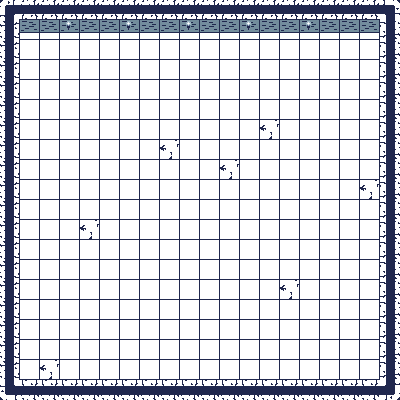

Tiled map render using the project's own tile images. Description and the whole map definition, tile-layer contents included, below:
An orthogonal 20x20 tile map with 20x20 px tiles, 1 tile layer (Tile Layer 1).

<map version="1.10" tiledversion="1.11.2" orientation="orthogonal" renderorder="right-down" width="20" height="20" tilewidth="20" tileheight="20" infinite="0" nextlayerid="2" nextobjectid="1">
 <tileset firstgid="1" source="../tilesets/Tileset1.tsx" />
 <layer id="1" name="Tile Layer 1" width="20" height="20">
  <data encoding="csv">
13,14,14,14,14,14,14,14,14,14,14,14,14,14,14,14,14,14,14,16,
25,20,20,21,20,20,21,20,20,21,20,20,21,20,20,21,20,20,20,22,
25,26,26,26,26,26,26,26,26,26,26,26,26,26,26,26,26,26,26,22,
25,26,26,26,26,26,26,26,26,26,26,26,26,26,26,26,26,26,26,22,
25,26,26,26,26,26,26,26,26,26,26,26,26,26,26,26,26,26,26,22,
25,26,26,26,26,26,26,26,26,26,26,26,26,26,26,26,26,26,26,22,
25,26,26,26,26,26,26,26,26,26,26,26,26,27,26,26,26,26,26,22,
25,26,26,26,26,26,26,26,27,26,26,26,26,26,26,26,26,26,26,22,
25,26,26,26,26,26,26,26,26,26,26,27,26,26,26,26,26,26,26,22,
25,26,26,26,26,26,26,26,26,26,26,26,26,26,26,26,26,26,27,22,
25,26,26,26,26,26,26,26,26,26,26,26,26,26,26,26,26,26,26,22,
25,26,26,26,27,26,26,26,26,26,26,26,26,26,26,26,26,26,26,22,
25,26,26,26,26,26,26,26,26,26,26,26,26,26,26,26,26,26,26,22,
25,26,26,26,26,26,26,26,26,26,26,26,26,26,26,26,26,26,26,22,
25,26,26,26,26,26,26,26,26,26,26,26,26,26,27,26,26,26,26,22,
25,26,26,26,26,26,26,26,26,26,26,26,26,26,26,26,26,26,26,22,
25,26,26,26,26,26,26,26,26,26,26,26,26,26,26,26,26,26,26,22,
25,26,26,26,26,26,26,26,26,26,26,26,26,26,26,26,26,26,26,22,
25,26,27,26,26,26,26,26,26,26,26,26,26,26,26,26,26,26,26,22,
31,33,33,33,33,33,33,33,33,33,33,33,33,33,33,33,33,33,33,34
</data>
 </layer>
</map>
